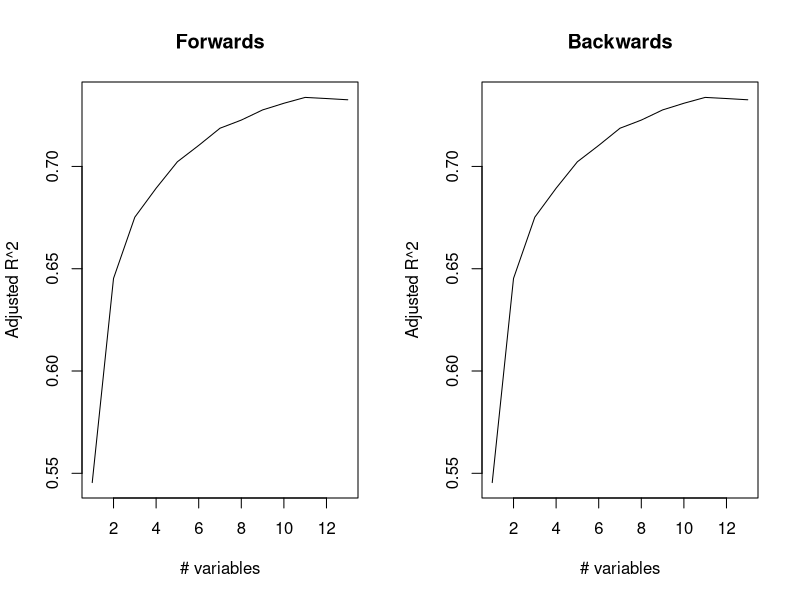
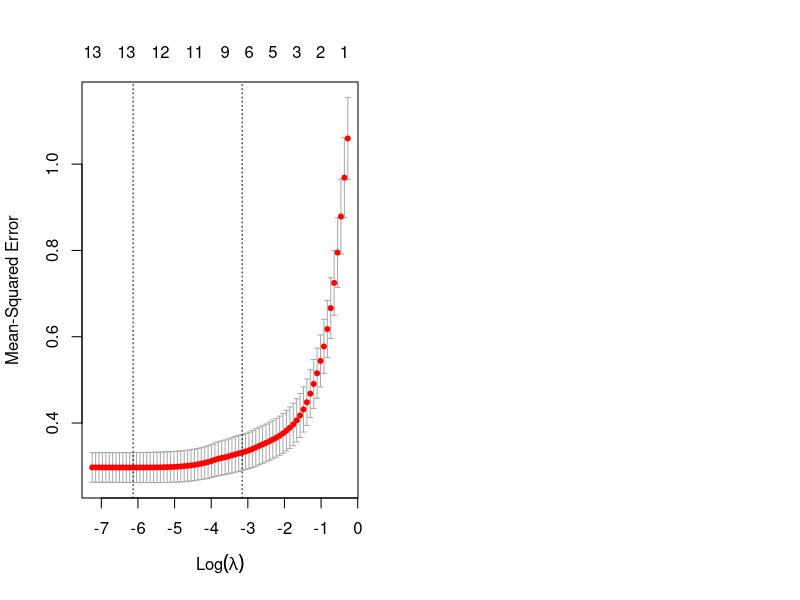

Reproduce these figures in R, in order.
## ---- chunk 1
library(knitr)
knitr::opts_chunk$set(echo = TRUE,tidy=TRUE,message=FALSE,warning=FALSE,strip.white=TRUE,prompt=FALSE,
                      cache=TRUE, size="scriptsize",fig.width = 6, fig.height = 3, fig.align = "center")
## ---- chunk 2
#install.packages("ggplot2")
#install.packages("tidyverse")
#install.packages("palmerpenguins")
#install.packages("GGally")
#install.packages("MASS")
#install.packages("caret")
#install.packages("leaps")
#install.packages("glmnet")
#install.packages("pls")
#install.packages("gam")
#install.packages("e1071")
#install.packages("tree")
#install.packages("randomForest")
#install.packages("ggfortify")
library("knitr")
library("rmarkdown")
library('MASS')
library(leaps)
library(ggplot2)
library(GGally)
library(glmnet)
## ---- chunk 3
set.seed(1)
boston <- scale(Boston, center = T, scale =  T)

train.ind = sample(1:nrow(boston), 0.8 * nrow(boston))
boston.train = data.frame(boston[train.ind, ])
boston.test = data.frame(boston[-train.ind, ])
## ---- chunk 4
set.seed(1)
forward_stepwise = regsubsets(medv ~ ., data = boston.train, nvmax = 13, method = 'forward')
backward_stepwise = regsubsets(medv ~ ., data = boston.train, nvmax = 13, method = 'backward')

forward_stepwise_summary = summary(forward_stepwise)
backward_stepwise_summary = summary(backward_stepwise)
#forward_stepwise_summary
#backward_stepwise_summary

par(mfrow=c(1,2))
plot(forward_stepwise_summary$adjr2, xlab = '# variables', ylab = 'Adjusted R^2', type='l', main='Forwards')
plot(forward_stepwise_summary$adjr2, xlab = '# variables', ylab = 'Adjusted R^2', type='l', main='Backwards')

## ---- chunk 5
forward_stepwise_summary$outmat
## ---- chunk 6
set.seed(1)
y = boston.train$medv
x = data.matrix(boston.train[, -14])

cv_lasso = cv.glmnet(x, y, alpha=1, nfolds=5)
plot(cv_lasso)
## ---- chunk 7
lasso_best_lambda = cv_lasso$lambda.min
lasso_best_lambda
## ---- chunk 8
coef(glmnet(x, y, alpha=1, lambda=lasso_best_lambda))
